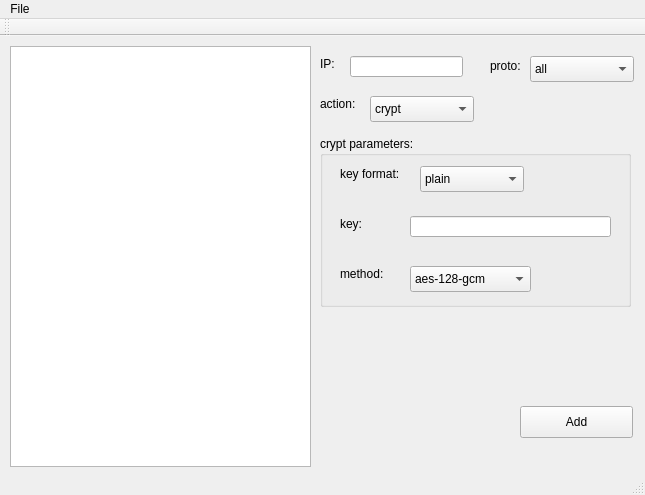
<?xml version="1.0" encoding="UTF-8"?>
<ui version="4.0">
 <class>ConfEditor</class>
 <widget class="QMainWindow" name="ConfEditor">
  <property name="geometry">
   <rect>
    <x>0</x>
    <y>0</y>
    <width>645</width>
    <height>495</height>
   </rect>
  </property>
  <property name="sizePolicy">
   <sizepolicy hsizetype="Preferred" vsizetype="Preferred">
    <horstretch>0</horstretch>
    <verstretch>0</verstretch>
   </sizepolicy>
  </property>
  <property name="windowTitle">
   <string>ConfEditor</string>
  </property>
  <property name="unifiedTitleAndToolBarOnMac">
   <bool>false</bool>
  </property>
  <widget class="QWidget" name="centralWidget">
   <widget class="QPlainTextEdit" name="confTextEdit">
    <property name="geometry">
     <rect>
      <x>10</x>
      <y>10</y>
      <width>301</width>
      <height>421</height>
     </rect>
    </property>
   </widget>
   <widget class="QLineEdit" name="ipEdit">
    <property name="geometry">
     <rect>
      <x>350</x>
      <y>20</y>
      <width>113</width>
      <height>21</height>
     </rect>
    </property>
   </widget>
   <widget class="QComboBox" name="protoCombo">
    <property name="geometry">
     <rect>
      <x>530</x>
      <y>20</y>
      <width>104</width>
      <height>26</height>
     </rect>
    </property>
    <item>
     <property name="text">
      <string>all</string>
     </property>
    </item>
    <item>
     <property name="text">
      <string>tcp</string>
     </property>
    </item>
    <item>
     <property name="text">
      <string>udp</string>
     </property>
    </item>
   </widget>
   <widget class="QComboBox" name="actionCombo">
    <property name="geometry">
     <rect>
      <x>370</x>
      <y>60</y>
      <width>104</width>
      <height>26</height>
     </rect>
    </property>
    <item>
     <property name="text">
      <string>crypt</string>
     </property>
    </item>
    <item>
     <property name="text">
      <string>drop</string>
     </property>
    </item>
   </widget>
   <widget class="QLabel" name="label">
    <property name="geometry">
     <rect>
      <x>320</x>
      <y>20</y>
      <width>21</width>
      <height>16</height>
     </rect>
    </property>
    <property name="text">
     <string>IP:</string>
    </property>
   </widget>
   <widget class="QLabel" name="label_2">
    <property name="geometry">
     <rect>
      <x>490</x>
      <y>20</y>
      <width>41</width>
      <height>20</height>
     </rect>
    </property>
    <property name="text">
     <string>proto:</string>
    </property>
   </widget>
   <widget class="QLabel" name="label_3">
    <property name="geometry">
     <rect>
      <x>320</x>
      <y>60</y>
      <width>41</width>
      <height>16</height>
     </rect>
    </property>
    <property name="text">
     <string>action:</string>
    </property>
   </widget>
   <widget class="QPushButton" name="addButton">
    <property name="geometry">
     <rect>
      <x>520</x>
      <y>370</y>
      <width>113</width>
      <height>32</height>
     </rect>
    </property>
    <property name="text">
     <string>Add</string>
    </property>
   </widget>
   <widget class="QGroupBox" name="cryptGroup">
    <property name="geometry">
     <rect>
      <x>320</x>
      <y>100</y>
      <width>311</width>
      <height>171</height>
     </rect>
    </property>
    <property name="title">
     <string>crypt parameters:</string>
    </property>
    <widget class="QLabel" name="formatLabel">
     <property name="geometry">
      <rect>
       <x>20</x>
       <y>30</y>
       <width>71</width>
       <height>16</height>
      </rect>
     </property>
     <property name="text">
      <string>key format:</string>
     </property>
    </widget>
    <widget class="QLineEdit" name="keyEdit">
     <property name="geometry">
      <rect>
       <x>90</x>
       <y>80</y>
       <width>201</width>
       <height>21</height>
      </rect>
     </property>
    </widget>
    <widget class="QLabel" name="methodLabel">
     <property name="geometry">
      <rect>
       <x>20</x>
       <y>130</y>
       <width>60</width>
       <height>16</height>
      </rect>
     </property>
     <property name="text">
      <string>method:</string>
     </property>
    </widget>
    <widget class="QComboBox" name="formatCombo">
     <property name="geometry">
      <rect>
       <x>100</x>
       <y>30</y>
       <width>104</width>
       <height>26</height>
      </rect>
     </property>
     <item>
      <property name="text">
       <string>plain</string>
      </property>
     </item>
     <item>
      <property name="text">
       <string>base64</string>
      </property>
     </item>
    </widget>
    <widget class="QLabel" name="keyLabel">
     <property name="geometry">
      <rect>
       <x>20</x>
       <y>80</y>
       <width>60</width>
       <height>16</height>
      </rect>
     </property>
     <property name="text">
      <string>key:</string>
     </property>
    </widget>
    <widget class="QComboBox" name="methodCombo">
     <property name="geometry">
      <rect>
       <x>90</x>
       <y>130</y>
       <width>121</width>
       <height>26</height>
      </rect>
     </property>
     <item>
      <property name="text">
       <string>aes-128-gcm</string>
      </property>
     </item>
     <item>
      <property name="text">
       <string>aes-256-gcm</string>
      </property>
     </item>
    </widget>
   </widget>
  </widget>
  <widget class="QMenuBar" name="menuBar">
   <property name="geometry">
    <rect>
     <x>0</x>
     <y>0</y>
     <width>645</width>
     <height>22</height>
    </rect>
   </property>
   <widget class="QMenu" name="menuFile">
    <property name="title">
     <string>File</string>
    </property>
    <addaction name="actionNew"/>
    <addaction name="actionOpen"/>
    <addaction name="actionSaveTo"/>
   </widget>
   <addaction name="menuFile"/>
  </widget>
  <widget class="QToolBar" name="mainToolBar">
   <attribute name="toolBarArea">
    <enum>TopToolBarArea</enum>
   </attribute>
   <attribute name="toolBarBreak">
    <bool>false</bool>
   </attribute>
  </widget>
  <widget class="QStatusBar" name="statusBar"/>
  <action name="actionOpen">
   <property name="text">
    <string>Open</string>
   </property>
  </action>
  <action name="actionSaveTo">
   <property name="text">
    <string>Save</string>
   </property>
  </action>
  <action name="actionNew">
   <property name="text">
    <string>New</string>
   </property>
  </action>
 </widget>
 <layoutdefault spacing="6" margin="11"/>
 <resources/>
 <connections/>
</ui>
